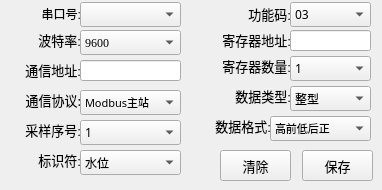
   <widget class="QWidget" name="tab">
    <attribute name="title">
     <string>485通信</string>
    </attribute>
    <widget class="QComboBox" name="comboBox_485_identify">
     <property name="geometry">
      <rect>
       <x>80</x>
       <y>150</y>
       <width>101</width>
       <height>25</height>
      </rect>
     </property>
     <property name="font">
      <font>
       <family>宋体</family>
       <pointsize>9</pointsize>
      </font>
     </property>
     <property name="focusPolicy">
      <enum>Qt::NoFocus</enum>
     </property>
     <item>
      <property name="text">
       <string>水位</string>
      </property>
     </item>
     <item>
      <property name="text">
       <string>瞬时流量</string>
      </property>
     </item>
     <item>
      <property name="text">
       <string>累计流量</string>
      </property>
     </item>
     <item>
      <property name="text">
       <string>流速</string>
      </property>
     </item>
     <item>
      <property name="text">
       <string>关闭</string>
      </property>
     </item>
    </widget>
    <widget class="QLabel" name="label_3">
     <property name="geometry">
      <rect>
       <x>0</x>
       <y>4</y>
       <width>81</width>
       <height>20</height>
      </rect>
     </property>
     <property name="styleSheet">
      <string notr="true">font: 10pt &quot;宋体&quot;;</string>
     </property>
     <property name="text">
      <string>串口号:</string>
     </property>
     <property name="alignment">
      <set>Qt::AlignRight|Qt::AlignTrailing|Qt::AlignVCenter</set>
     </property>
    </widget>
    <widget class="QLabel" name="label_4">
     <property name="geometry">
      <rect>
       <x>0</x>
       <y>30</y>
       <width>81</width>
       <height>20</height>
      </rect>
     </property>
     <property name="font">
      <font>
       <pointsize>10</pointsize>
      </font>
     </property>
     <property name="text">
      <string>波特率:</string>
     </property>
     <property name="alignment">
      <set>Qt::AlignRight|Qt::AlignTrailing|Qt::AlignVCenter</set>
     </property>
    </widget>
    <widget class="QPushButton" name="save_Button_485">
     <property name="geometry">
      <rect>
       <x>302</x>
       <y>150</y>
       <width>71</width>
       <height>31</height>
      </rect>
     </property>
     <property name="font">
      <font>
       <family>宋体</family>
       <pointsize>10</pointsize>
       <weight>50</weight>
       <italic>false</italic>
       <bold>false</bold>
      </font>
     </property>
     <property name="focusPolicy">
      <enum>Qt::NoFocus</enum>
     </property>
     <property name="styleSheet">
      <string notr="true">font: 10pt &quot;宋体&quot;;</string>
     </property>
     <property name="text">
      <string>保存</string>
     </property>
    </widget>
    <widget class="QLabel" name="label_select2">
     <property name="geometry">
      <rect>
       <x>0</x>
       <y>150</y>
       <width>81</width>
       <height>20</height>
      </rect>
     </property>
     <property name="font">
      <font>
       <pointsize>10</pointsize>
      </font>
     </property>
     <property name="text">
      <string>标识符:</string>
     </property>
     <property name="alignment">
      <set>Qt::AlignRight|Qt::AlignTrailing|Qt::AlignVCenter</set>
     </property>
    </widget>
    <widget class="QComboBox" name="BaudBox">
     <property name="geometry">
      <rect>
       <x>80</x>
       <y>30</y>
       <width>101</width>
       <height>25</height>
      </rect>
     </property>
     <property name="font">
      <font>
       <family>Times New Roman</family>
       <pointsize>9</pointsize>
      </font>
     </property>
     <property name="focusPolicy">
      <enum>Qt::NoFocus</enum>
     </property>
     <item>
      <property name="text">
       <string>9600</string>
      </property>
     </item>
     <item>
      <property name="text">
       <string>115200</string>
      </property>
     </item>
    </widget>
    <widget class="QComboBox" name="PortBox">
     <property name="geometry">
      <rect>
       <x>80</x>
       <y>2</y>
       <width>101</width>
       <height>25</height>
      </rect>
     </property>
     <property name="font">
      <font>
       <family>Times New Roman</family>
       <pointsize>9</pointsize>
      </font>
     </property>
     <property name="focusPolicy">
      <enum>Qt::NoFocus</enum>
     </property>
    </widget>
    <widget class="QLabel" name="label_19">
     <property name="geometry">
      <rect>
       <x>0</x>
       <y>60</y>
       <width>81</width>
       <height>20</height>
      </rect>
     </property>
     <property name="font">
      <font>
       <pointsize>10</pointsize>
      </font>
     </property>
     <property name="text">
      <string>通信地址:</string>
     </property>
     <property name="alignment">
      <set>Qt::AlignRight|Qt::AlignTrailing|Qt::AlignVCenter</set>
     </property>
    </widget>
    <widget class="QLineEdit" name="lineEdit_485_addr">
     <property name="geometry">
      <rect>
       <x>80</x>
       <y>60</y>
       <width>101</width>
       <height>21</height>
      </rect>
     </property>
     <property name="font">
      <font>
       <family>宋体</family>
       <pointsize>8</pointsize>
      </font>
     </property>
    </widget>
    <widget class="QLabel" name="label_select4">
     <property name="geometry">
      <rect>
       <x>190</x>
       <y>30</y>
       <width>101</width>
       <height>20</height>
      </rect>
     </property>
     <property name="font">
      <font>
       <pointsize>10</pointsize>
      </font>
     </property>
     <property name="text">
      <string>寄存器地址:</string>
     </property>
     <property name="alignment">
      <set>Qt::AlignRight|Qt::AlignTrailing|Qt::AlignVCenter</set>
     </property>
    </widget>
    <widget class="QLineEdit" name="lineEdit_485_regAddr">
     <property name="geometry">
      <rect>
       <x>290</x>
       <y>30</y>
       <width>81</width>
       <height>21</height>
      </rect>
     </property>
     <property name="font">
      <font>
       <family>宋体</family>
       <pointsize>8</pointsize>
      </font>
     </property>
    </widget>
    <widget class="QLabel" name="label_select5">
     <property name="geometry">
      <rect>
       <x>190</x>
       <y>56</y>
       <width>101</width>
       <height>20</height>
      </rect>
     </property>
     <property name="font">
      <font>
       <pointsize>10</pointsize>
      </font>
     </property>
     <property name="text">
      <string>寄存器数量:</string>
     </property>
     <property name="alignment">
      <set>Qt::AlignRight|Qt::AlignTrailing|Qt::AlignVCenter</set>
     </property>
    </widget>
    <widget class="QComboBox" name="comboBox_485_regNum">
     <property name="geometry">
      <rect>
       <x>290</x>
       <y>56</y>
       <width>81</width>
       <height>25</height>
      </rect>
     </property>
     <property name="font">
      <font>
       <family>宋体</family>
       <pointsize>9</pointsize>
      </font>
     </property>
     <property name="focusPolicy">
      <enum>Qt::NoFocus</enum>
     </property>
     <item>
      <property name="text">
       <string>1</string>
      </property>
     </item>
     <item>
      <property name="text">
       <string>2</string>
      </property>
     </item>
     <item>
      <property name="text">
       <string>3</string>
      </property>
     </item>
     <item>
      <property name="text">
       <string>4</string>
      </property>
     </item>
    </widget>
    <widget class="QLabel" name="label_select6">
     <property name="geometry">
      <rect>
       <x>190</x>
       <y>86</y>
       <width>101</width>
       <height>20</height>
      </rect>
     </property>
     <property name="font">
      <font>
       <pointsize>10</pointsize>
      </font>
     </property>
     <property name="text">
      <string>数据类型:</string>
     </property>
     <property name="alignment">
      <set>Qt::AlignRight|Qt::AlignTrailing|Qt::AlignVCenter</set>
     </property>
    </widget>
    <widget class="QComboBox" name="comboBox_485_type">
     <property name="geometry">
      <rect>
       <x>290</x>
       <y>86</y>
       <width>81</width>
       <height>25</height>
      </rect>
     </property>
     <property name="font">
      <font>
       <family>宋体</family>
       <pointsize>9</pointsize>
      </font>
     </property>
     <property name="focusPolicy">
      <enum>Qt::NoFocus</enum>
     </property>
     <item>
      <property name="text">
       <string>整型</string>
      </property>
     </item>
     <item>
      <property name="text">
       <string>浮点型</string>
      </property>
     </item>
     <item>
      <property name="text">
       <string>BCD码</string>
      </property>
     </item>
    </widget>
    <widget class="QComboBox" name="comboBox_485_format">
     <property name="geometry">
      <rect>
       <x>270</x>
       <y>116</y>
       <width>101</width>
       <height>25</height>
      </rect>
     </property>
     <property name="font">
      <font>
       <family>宋体</family>
       <pointsize>8</pointsize>
      </font>
     </property>
     <property name="focusPolicy">
      <enum>Qt::NoFocus</enum>
     </property>
     <item>
      <property name="text">
       <string>高前低后正</string>
      </property>
     </item>
     <item>
      <property name="text">
       <string>高前低后反</string>
      </property>
     </item>
     <item>
      <property name="text">
       <string>低前高后正</string>
      </property>
     </item>
     <item>
      <property name="text">
       <string>低前高后反</string>
      </property>
     </item>
    </widget>
    <widget class="QLabel" name="label_select7">
     <property name="geometry">
      <rect>
       <x>190</x>
       <y>116</y>
       <width>81</width>
       <height>20</height>
      </rect>
     </property>
     <property name="font">
      <font>
       <pointsize>10</pointsize>
      </font>
     </property>
     <property name="text">
      <string>数据格式:</string>
     </property>
     <property name="alignment">
      <set>Qt::AlignRight|Qt::AlignTrailing|Qt::AlignVCenter</set>
     </property>
    </widget>
    <widget class="QLabel" name="label_select1">
     <property name="geometry">
      <rect>
       <x>0</x>
       <y>120</y>
       <width>81</width>
       <height>20</height>
      </rect>
     </property>
     <property name="font">
      <font>
       <pointsize>10</pointsize>
      </font>
     </property>
     <property name="text">
      <string>采样序号:</string>
     </property>
     <property name="alignment">
      <set>Qt::AlignRight|Qt::AlignTrailing|Qt::AlignVCenter</set>
     </property>
    </widget>
    <widget class="QComboBox" name="comboBox_485_num">
     <property name="geometry">
      <rect>
       <x>80</x>
       <y>120</y>
       <width>101</width>
       <height>25</height>
      </rect>
     </property>
     <property name="font">
      <font>
       <family>宋体</family>
       <pointsize>9</pointsize>
      </font>
     </property>
     <property name="focusPolicy">
      <enum>Qt::NoFocus</enum>
     </property>
     <item>
      <property name="text">
       <string>1</string>
      </property>
     </item>
     <item>
      <property name="text">
       <string>2</string>
      </property>
     </item>
     <item>
      <property name="text">
       <string>3</string>
      </property>
     </item>
     <item>
      <property name="text">
       <string>4</string>
      </property>
     </item>
    </widget>
    <widget class="QPushButton" name="clear_Button_485">
     <property name="geometry">
      <rect>
       <x>220</x>
       <y>150</y>
       <width>71</width>
       <height>31</height>
      </rect>
     </property>
     <property name="font">
      <font>
       <family>宋体</family>
       <pointsize>10</pointsize>
       <weight>50</weight>
       <italic>false</italic>
       <bold>false</bold>
      </font>
     </property>
     <property name="focusPolicy">
      <enum>Qt::NoFocus</enum>
     </property>
     <property name="styleSheet">
      <string notr="true">font: 10pt &quot;宋体&quot;;</string>
     </property>
     <property name="text">
      <string>清除</string>
     </property>
    </widget>
    <widget class="QComboBox" name="comboBox_485_protocol">
     <property name="geometry">
      <rect>
       <x>80</x>
       <y>90</y>
       <width>101</width>
       <height>25</height>
      </rect>
     </property>
     <property name="font">
      <font>
       <family>宋体</family>
       <pointsize>8</pointsize>
      </font>
     </property>
     <property name="focusPolicy">
      <enum>Qt::NoFocus</enum>
     </property>
     <item>
      <property name="text">
       <string>Modbus主站</string>
      </property>
     </item>
     <item>
      <property name="text">
       <string>Modbus从站</string>
      </property>
     </item>
    </widget>
    <widget class="QLabel" name="label_42">
     <property name="geometry">
      <rect>
       <x>0</x>
       <y>90</y>
       <width>81</width>
       <height>20</height>
      </rect>
     </property>
     <property name="font">
      <font>
       <family>宋体</family>
       <pointsize>10</pointsize>
      </font>
     </property>
     <property name="text">
      <string>通信协议:</string>
     </property>
     <property name="alignment">
      <set>Qt::AlignRight|Qt::AlignTrailing|Qt::AlignVCenter</set>
     </property>
    </widget>
    <widget class="QComboBox" name="comboBox_485_funcode">
     <property name="geometry">
      <rect>
       <x>290</x>
       <y>2</y>
       <width>81</width>
       <height>25</height>
      </rect>
     </property>
     <property name="font">
      <font>
       <family>宋体</family>
       <pointsize>9</pointsize>
      </font>
     </property>
     <property name="focusPolicy">
      <enum>Qt::NoFocus</enum>
     </property>
     <item>
      <property name="text">
       <string>03</string>
      </property>
     </item>
     <item>
      <property name="text">
       <string>04</string>
      </property>
     </item>
     <item>
      <property name="text">
       <string>06</string>
      </property>
     </item>
     <item>
      <property name="text">
       <string>16</string>
      </property>
     </item>
    </widget>
    <widget class="QLabel" name="label_select3">
     <property name="geometry">
      <rect>
       <x>190</x>
       <y>4</y>
       <width>101</width>
       <height>20</height>
      </rect>
     </property>
     <property name="font">
      <font>
       <pointsize>10</pointsize>
      </font>
     </property>
     <property name="text">
      <string>功能码:</string>
     </property>
     <property name="alignment">
      <set>Qt::AlignRight|Qt::AlignTrailing|Qt::AlignVCenter</set>
     </property>
    </widget>
   </widget>
